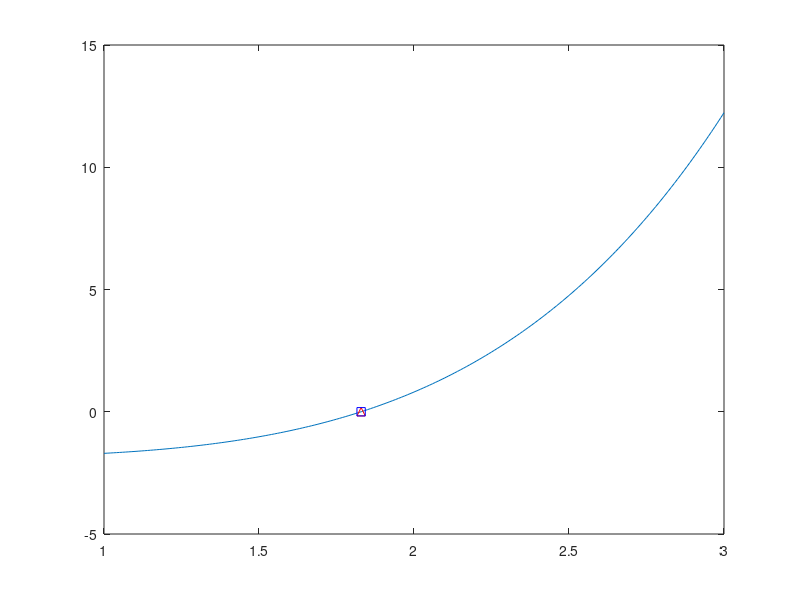

Write MATLAB code to recreate this figure.
function MN_lab9()
clc
close all
clear all

wybor = 2;

switch wybor
    case 1 
        f = @(x) cos(x);
        a = 0;
        b = 2;
    case 2
        f = @(x) 2.^(-x)+exp(x)+2.*cos(x)-6;
        a = 1;
        b = 3;
    otherwise
        f = @(x) (x+2).^5;
        a = -3;
        b = 0;
end

tol = 10.^(-5); %dokładność dla x
ftol = 10.^(-4); %dokładność dla f(x)

%x1=a:0.01:b;
%plot(x1, f(x1));

%x2=a:0.01:b;
%plot(x2, f(x2));

x2=a:0.01:b;
plot(x2, f(x2));
hold on

%[x_bisekcja, n_bisekcja] = bisekcja(f, a, b, tol, ftol)
tic
[X N] = bisekcja(f, a, b, tol, ftol)
toc

tic
[Y N] = falsi(f, a, b, tol, ftol)
toc

%tic
%[X N] = falsi(f, a, b, tol, ftol)
%toc
%[x_falsi, n_falsi] = falsi(f, a, b, tol, ftol)
%plot(X);

plot(X,f(X),'r^');
hold on
plot(Y, f(Y),'bs');
hold on

end

function [x, n] = bisekcja(f, a, b, tol, ftol)
x = 0; 
n = 0; %liczba iteracji potrzebna do znalezienia rozwi¡zania.

if f(a)*f(b)<0
    x=(a+b)/2;
    while abs(f(x))>ftol && abs(a-x)>tol
        n=n+1;
        if f(a)*f(x)<0
            b=x;
        else
            a=x;            
        end
        x=(a+b)/2;              
    end
end          
end

function [X, n] = falsi(f, a, b, tol, ftol)
X = 0;
n = 0;
der = @(x,h) (f(x+h)-2*f(x)+f(x-h))/h.^2;

if f(a)*der(a,10^(-5))<0
    X=a;
    Xs=b;
        X1=b;
        
else    
    Xs=a;
    X=b;
        X1=a;
end
ac=abs(f(X));

while ac>ftol && abs(X1-X)>tol
        X1=X;
        X=Xs-f(Xs)/(f(X)-f(Xs))*(X-Xs);        
end
n=n+1;
end
